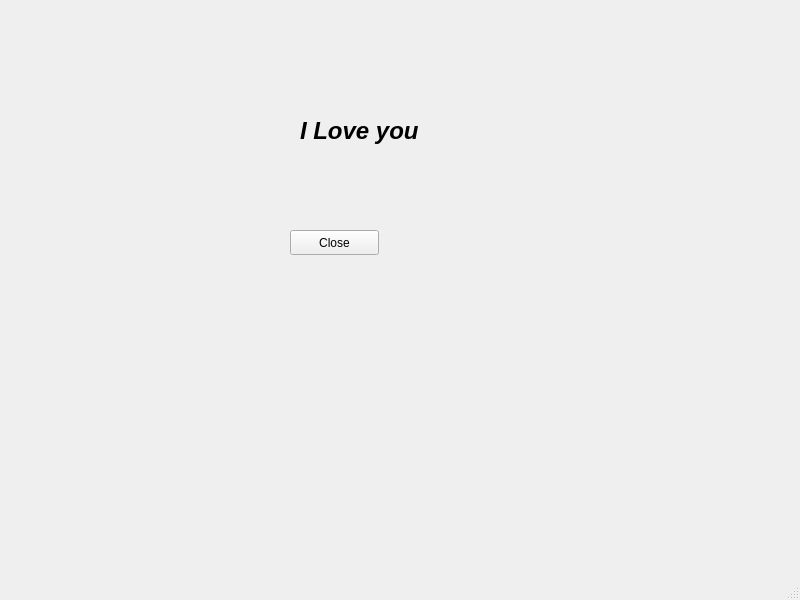
<?xml version="1.0" encoding="UTF-8"?>
<ui version="4.0">
 <class>helloDialog</class>
 <widget class="QMainWindow" name="helloDialog">
  <property name="geometry">
   <rect>
    <x>0</x>
    <y>0</y>
    <width>800</width>
    <height>600</height>
   </rect>
  </property>
  <property name="windowTitle">
   <string>helloDialog</string>
  </property>
  <widget class="QWidget" name="centralwidget">
   <widget class="QLabel" name="label">
    <property name="geometry">
     <rect>
      <x>300</x>
      <y>90</y>
      <width>131</width>
      <height>81</height>
     </rect>
    </property>
    <property name="font">
     <font>
      <pointsize>18</pointsize>
      <weight>75</weight>
      <italic>true</italic>
      <bold>true</bold>
     </font>
    </property>
    <property name="text">
     <string>I Love you</string>
    </property>
   </widget>
   <widget class="QPushButton" name="pushButton">
    <property name="geometry">
     <rect>
      <x>290</x>
      <y>230</y>
      <width>89</width>
      <height>25</height>
     </rect>
    </property>
    <property name="text">
     <string>Close</string>
    </property>
   </widget>
  </widget>
  <widget class="QMenuBar" name="menubar">
   <property name="geometry">
    <rect>
     <x>0</x>
     <y>0</y>
     <width>800</width>
     <height>28</height>
    </rect>
   </property>
  </widget>
  <widget class="QStatusBar" name="statusbar"/>
 </widget>
 <resources/>
 <connections/>
</ui>
